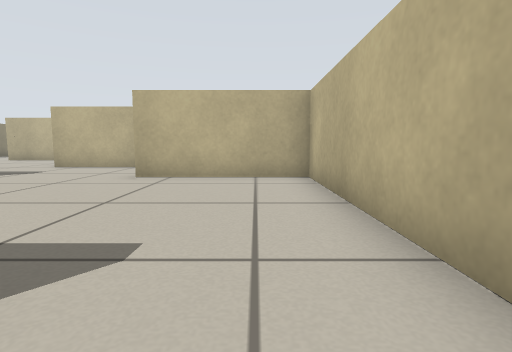
View 1 (above)

24 first-person views from a walk through a Stage world. The camera is 0.39 m above the floor, tilts 6° down and sees 80° across. Floor lines are 1 m apart. The floor is counted in squares, 0.5 m on a side. Each view is taken from the middle of a square. On the plan, view 1 faces up. The plan holds only what a view shows up to about 10 squares ahead; the rest is blank. The robots in the file are not drawn.

View 2
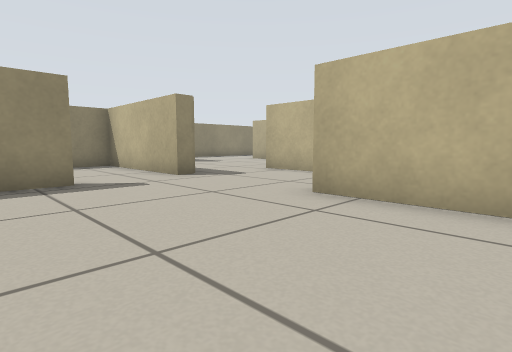

View 3
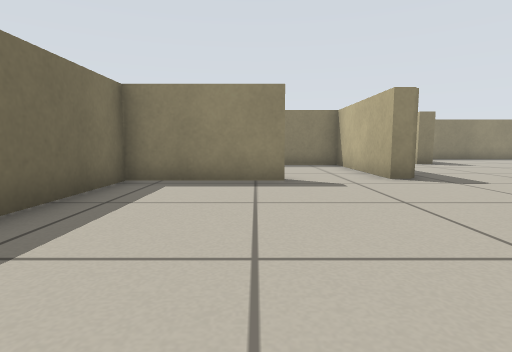

View 4
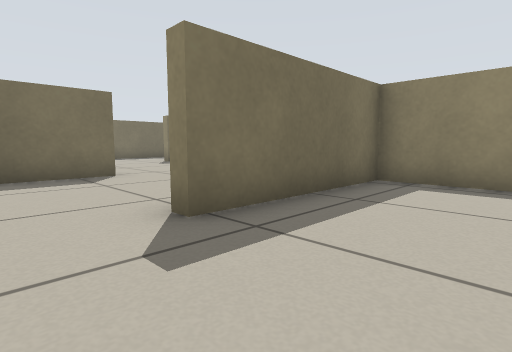

View 5
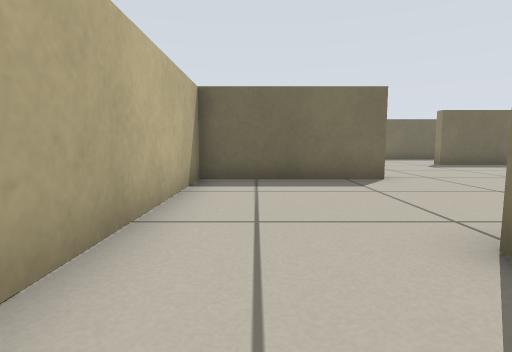

View 6
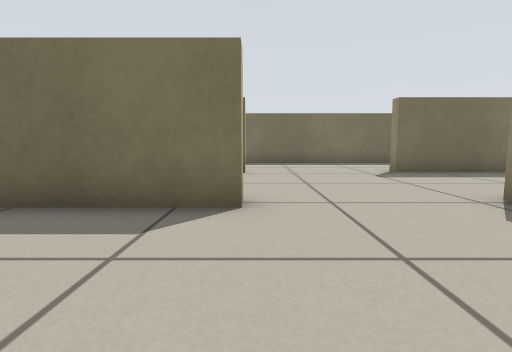

View 7
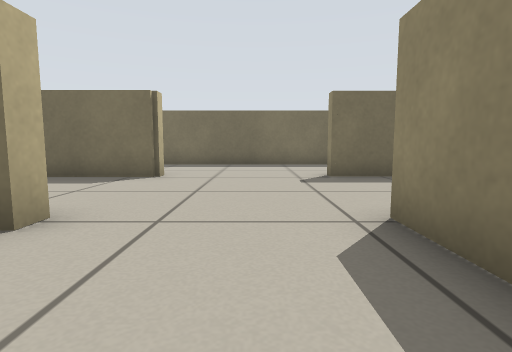

View 8
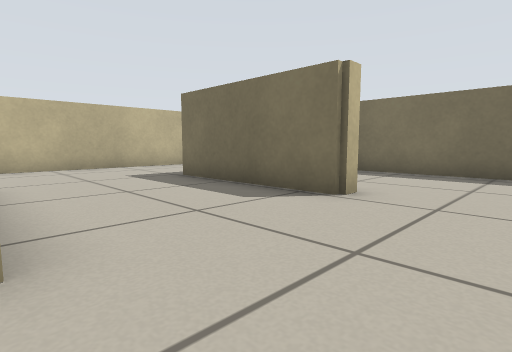

View 9
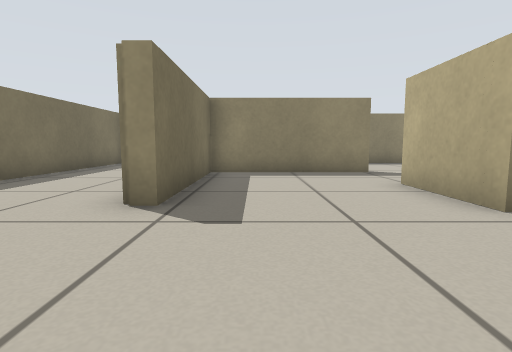

View 10
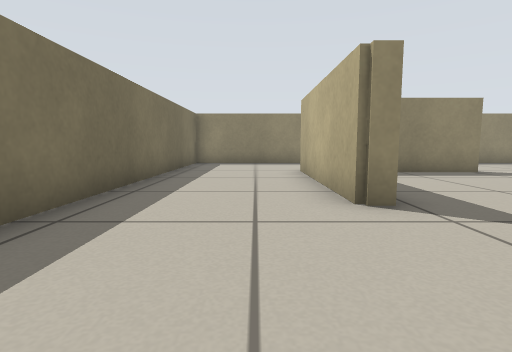

View 11
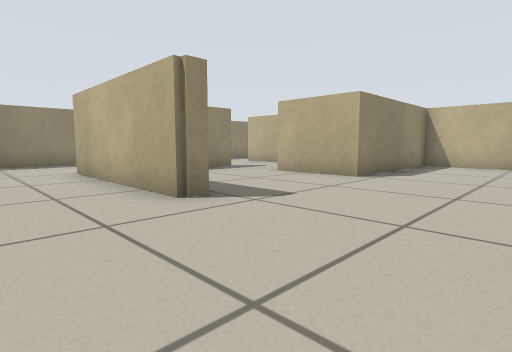

View 12
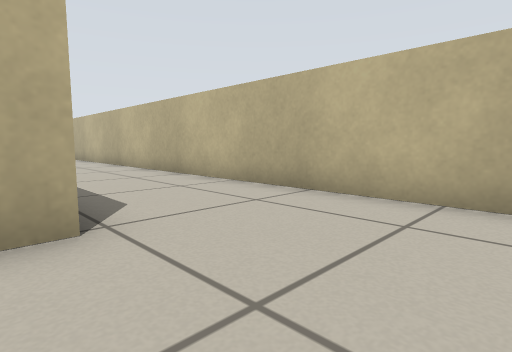

View 13
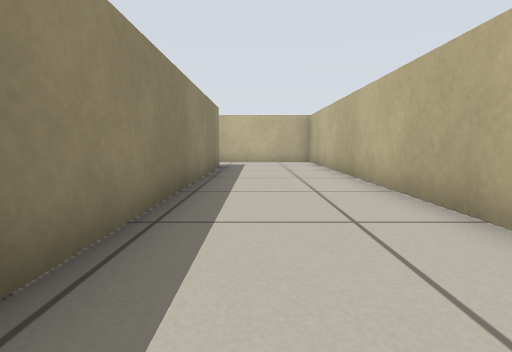

View 14
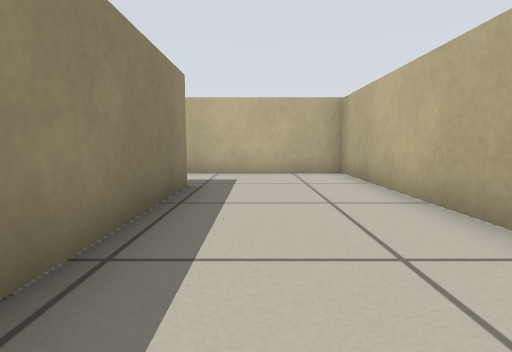

View 15
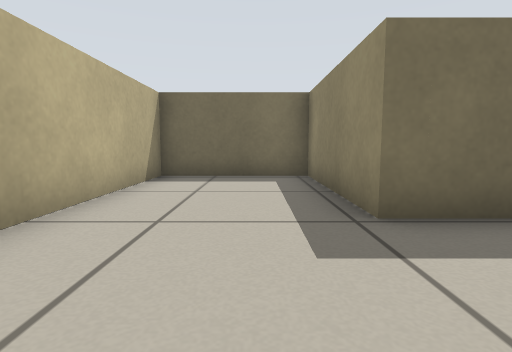

View 16
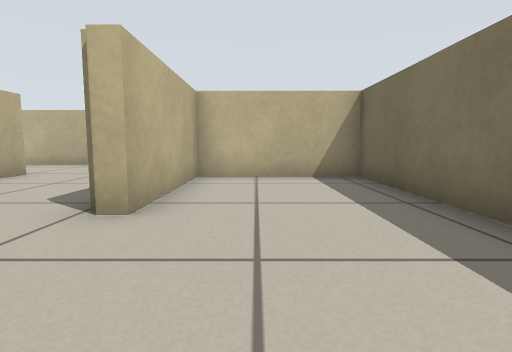

View 17
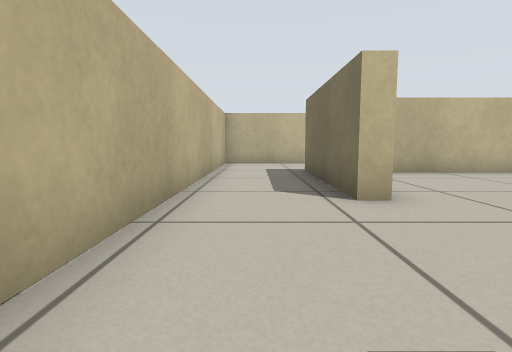

View 18
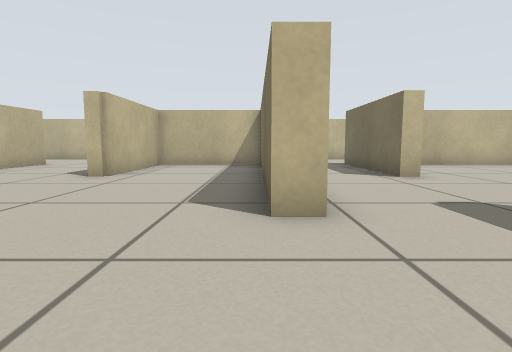

View 19
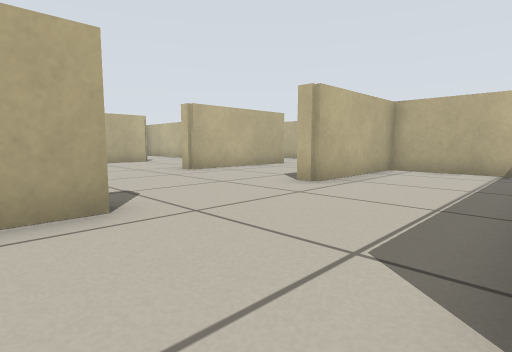

View 20
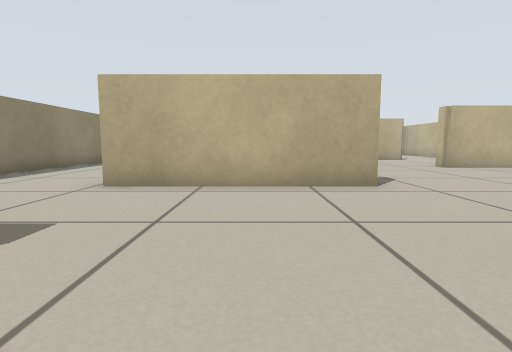

View 21
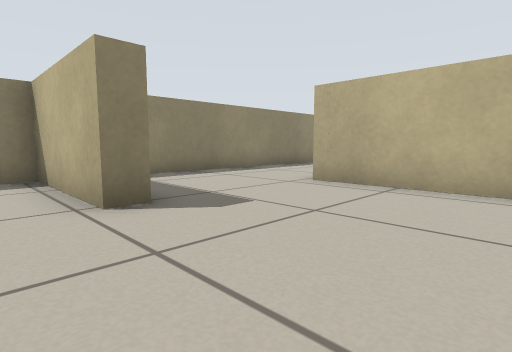

View 22
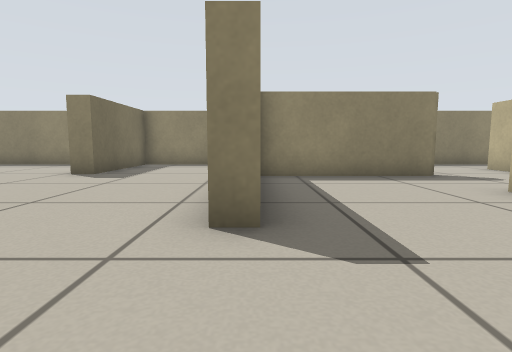

View 23
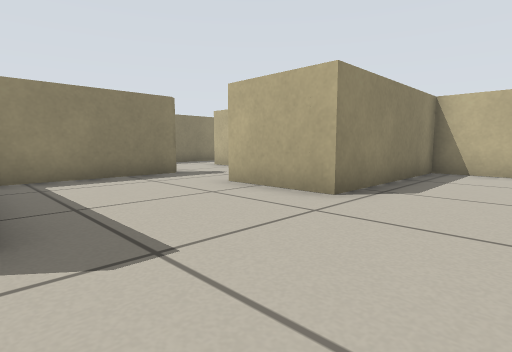

View 24
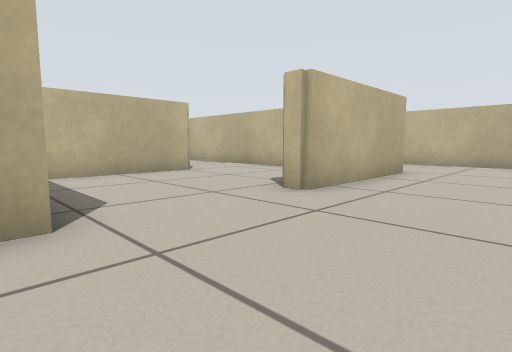

### Floor plan
Points are (right, up) in squares from view 1. A wall is a line through its corners. A room is listed if a view was taken in it or the views show most of it. See-through windows are left out.
Room 1 (views 1, 6, 7, 8, 9, 10, 11, 12, 13, 14, 15, 16)
walls: (-2.8, -4.2) (-2.8, -3.7) (1.2, -3.7) (1.2, 0.5); (1.8, -4.2) (0.9, -4.2); (-4, 0.8) (-5.6, 0.8); (-6.4, 0) (-6.4, -4.2) (-9, -4.2); (-11.3, -3.9) (-11.3, -8.1) (-6.8, -8.1) (-6.8, -8.7) (-11.9, -8.7); (-2.8, 7.6) (1.7, 7.6) (1.7, -1.6); (-13.1, -12.4) (1.2, -12.4) (1.2, -8.7) (-2.8, -8.7) (-2.8, -8.1) (1.7, -8.1) (1.7, -12.4) (5.3, -12.4) (5.3, 10.2) (-2.6, 10.2)
ways out: opening at (-3, 9) to room 2; opening at (-0.5, 1) to room 2; opening at (-11.5, -10.5); opening at (-9.5, -4)
Room 2 (views 2, 3, 4, 5)
walls: (-6.4, 4.6) (-6.4, 1.2) (-1.6, 1.2); (-6.8, 7.6) (-6.8, 7.1); (-2.6, 10.2) (-6.8, 10.2); (1.2, 0.5) (1.2, 7.1) (-2.8, 7.1) (-2.8, 7.6)
ways out: opening at (-3, 9) to room 1; opening at (-0.5, 1) to room 1; opening at (-6, 9) to room 3; opening at (-7, 5.5)
Room 3 (views 17, 18, 19, 20, 21, 22, 23, 24)
walls: (-6.8, 15.1) (-6.8, 14.6) (-11.9, 14.6); (-11.3, 19.4) (-11.3, 15.1); (1.6, 19.1) (-2.8, 19.1) (-2.8, 19.6); (-1.6, 24) (-6.4, 24) (-6.4, 19.1) (-9, 19.1); (-6.8, 10.2) (-6.8, 10.8) (-0.4, 10.8); (-12.5, 22.1) (-13.4, 22.1); (1.2, 11.8) (1.2, 14.6) (-2.8, 14.6) (-2.8, 15.1); (5.3, 17) (5.3, 18); (-15.5, 19.1) (-15.5, 12.6); (-14.1, 10.8) (-11.8, 10.8) (-11.8, 10.2)
ways out: opening at (-6, 9) to room 2; opening at (-14.5, 22.5); opening at (-12, 9); opening at (-11.5, 20.5); opening at (-9.5, 19); opening at (-0.5, 24.5)

Positions as (right, up) in squares from view 1, and headings:
1: (0, 0), facing up
2: (0, 3), facing up-left
3: (0, 4), facing left
4: (0, 4), facing down-left
5: (0, 3), facing down
6: (-3, 0), facing down
7: (-5, -1), facing down
8: (-5, -4), facing down-right
9: (-3, -7), facing left
10: (-3, -10), facing left
11: (-3, -11), facing up-left
12: (1, -7), facing up-right
13: (3, -3), facing up
14: (3, 2), facing up
15: (3, -5), facing down
16: (-6, -10), facing right
17: (-7, 9), facing right
18: (-10, 11), facing right
19: (-8, 11), facing up-right
20: (-9, 9), facing up
21: (-8, 9), facing up-left
22: (-4, 15), facing left
23: (-4, 15), facing up-left
24: (-7, 16), facing up-right
